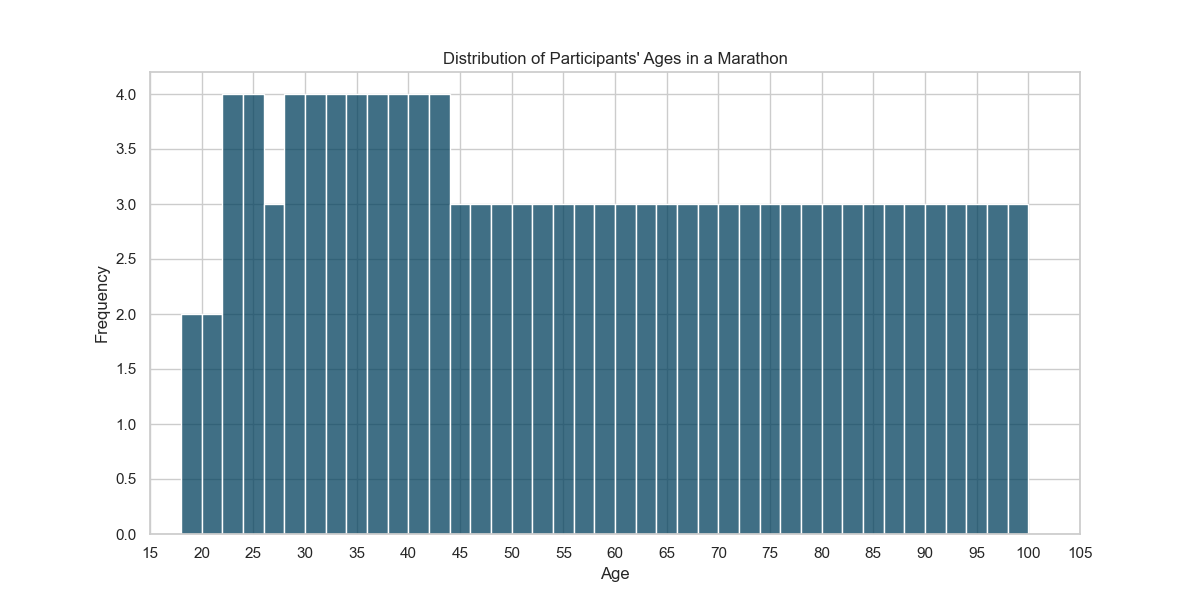

Reproduce this figure in Python.

import pandas as pd
import seaborn as sns
import matplotlib.pyplot as plt

# Create a DataFrame from the dataset
data = {
    'age': [
        23,25,29,22,34,35,40,24,30,28,27,31,33,36,41,43,38,37,39,45,47,50,49,46,44,42,
        48,52,54,55,53,51,56,58,60,59,57,61,65,63,64,62,66,68,70,69,67,71,73,75,74,72,
        76,78,80,79,77,82,84,83,81,85,87,86,89,88,90,92,94,93,91,95,97,96,98,99,100,97,
        95,92,90,88,86,84,82,80,78,76,74,72,70,68,66,64,62,60,58,56,54,52,50,48,46,44,
        42,40,38,37,35,34,32,31,29,27,25,23,21,19,18,20,22,24,26,28,30,32,33,36,39,41,
        43
    ]
}
df = pd.DataFrame(data)

# Set the style and the figure size
sns.set(style="whitegrid")
plt.figure(figsize=(12, 6))

# Create the histogram chart
sns.histplot(
    data=df, 
    x="age", 
    binwidth=2, 
    kde=False, 
    color="#003f5c"
)

# Adjusting further aesthetics of the plot
plt.title("Distribution of Participants' Ages in a Marathon")
plt.xlabel("Age")
plt.ylabel("Frequency")
plt.xlim(15, 105)  # Assuming our range of interest in ages is from 15 to 105
plt.xticks(range(15, 106, 5))  # Setting the x-axis ticks to be every 5 years

# Display the plot
plt.show()
